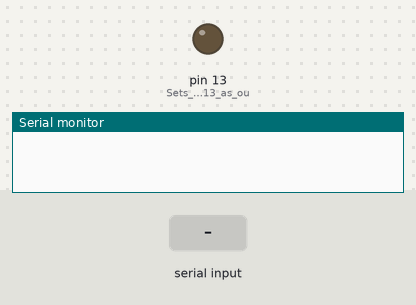
Simulated run of this sketch. Board: Arduino Uno, built with avr-gcc and run on an emulated ATmega328P. Parts: output pins drawn as LEDs (lit = HIGH), the last lines printed to the serial monitor. The inputs (shaded band) are chosen by the test bench.

Above: at 1.2 s.
1.3 s: "1\n" received over Serial
At 2.5 s:
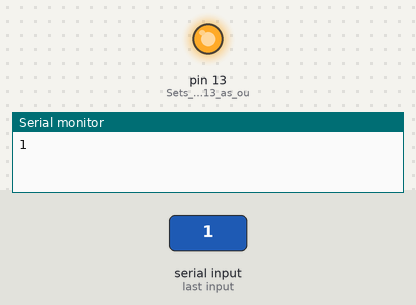
2.8 s: "0\n" received over Serial
At 3.8 s:
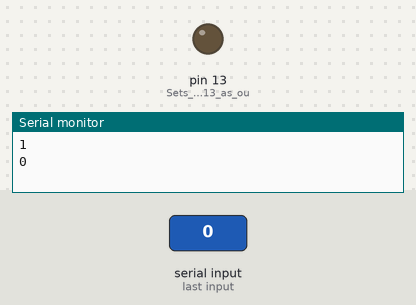
Timing chart, 0 to 5.8 s (numbered marks = the images above; inputs shaded):
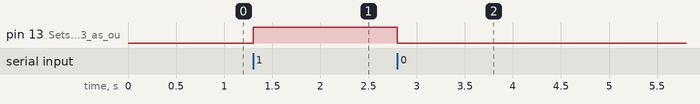

The sketch:

BT_device_receiving_data.ino
```cpp
/*
 *  Bluetooh Basic: LED ON OFF - Avishkar
 *  Coder - Mayoogh Girish
 *  Website - http://bit.do/Avishkar
 *  Download the App :
 *  This program lets you to control a LED on pin 13 of arduino using a bluetooth module
 */
char Incoming_value = 0;                //Variable for storing Incoming_value
void setup()
{
  Serial.begin(9600);         //Sets the data rate in bits per second (baud) for serial data transmission
  pinMode(LED_BUILTIN, OUTPUT);        //Sets digital pin 13 as output pin
}
void loop()
{
  if(Serial.available() > 0)
  {
    Incoming_value = Serial.read();      //Read the incoming data and store it into variable Incoming_value
    Serial.print(Incoming_value);        //Print Value of Incoming_value in Serial monitor
    Serial.print("\n");        //New line
    if(Incoming_value == '1')            //Checks whether value of Incoming_value is equal to 1
      digitalWrite(LED_BUILTIN, HIGH);  //If value is 1 then LED turns ON
    else if(Incoming_value == '0')       //Checks whether value of Incoming_value is equal to 0
      digitalWrite(LED_BUILTIN, LOW);   //If value is 0 then LED turns OFF
  }

}
```

Measured:
- after the input at 1.3 s, pin 13 (Sets_digital_pin_13_as_ou): LOW → HIGH at once
- after the input at 2.8 s, pin 13 (Sets_digital_pin_13_as_ou): HIGH → LOW at once
